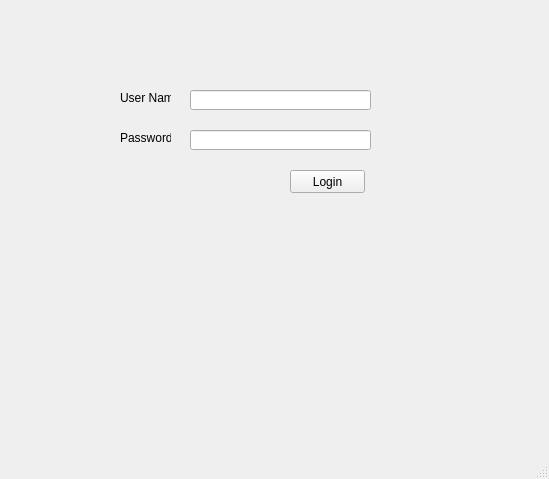
<?xml version="1.0" encoding="UTF-8"?>
<ui version="4.0">
 <class>MainWindow</class>
 <widget class="QMainWindow" name="MainWindow">
  <property name="geometry">
   <rect>
    <x>0</x>
    <y>0</y>
    <width>549</width>
    <height>479</height>
   </rect>
  </property>
  <property name="windowTitle">
   <string>MainWindow</string>
  </property>
  <widget class="QWidget" name="centralwidget">
   <widget class="QPushButton" name="loginButton">
    <property name="geometry">
     <rect>
      <x>290</x>
      <y>170</y>
      <width>75</width>
      <height>23</height>
     </rect>
    </property>
    <property name="text">
     <string>Login</string>
    </property>
   </widget>
   <widget class="QLabel" name="label">
    <property name="geometry">
     <rect>
      <x>120</x>
      <y>90</y>
      <width>51</width>
      <height>16</height>
     </rect>
    </property>
    <property name="text">
     <string>User Name</string>
    </property>
   </widget>
   <widget class="QLabel" name="label_2">
    <property name="geometry">
     <rect>
      <x>120</x>
      <y>130</y>
      <width>51</width>
      <height>16</height>
     </rect>
    </property>
    <property name="text">
     <string>Password</string>
    </property>
   </widget>
   <widget class="QLineEdit" name="loginName">
    <property name="geometry">
     <rect>
      <x>190</x>
      <y>90</y>
      <width>181</width>
      <height>20</height>
     </rect>
    </property>
   </widget>
   <widget class="QLineEdit" name="loginPassword">
    <property name="geometry">
     <rect>
      <x>190</x>
      <y>130</y>
      <width>181</width>
      <height>20</height>
     </rect>
    </property>
   </widget>
  </widget>
  <widget class="QMenuBar" name="menubar">
   <property name="geometry">
    <rect>
     <x>0</x>
     <y>0</y>
     <width>549</width>
     <height>21</height>
    </rect>
   </property>
  </widget>
  <widget class="QStatusBar" name="statusbar"/>
 </widget>
 <resources/>
 <connections/>
</ui>
